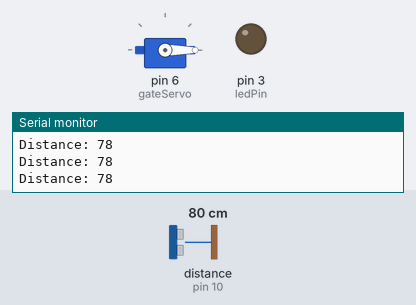
Bench run of a sketch on a simulated Arduino Uno, built with avr-gcc and run on an emulated ATmega328P. On the bench: servo, output pins drawn as LEDs (lit = HIGH), the last lines printed to the serial monitor. Wiring (inferred from the names in the program): ultrasonic range finder: trigger pin 9; echo pin 10. Inputs (shaded band) come from the test bench; at power-on: distance to the obstacle (sensor on pin 10) 80 cm. The echo pulse lasts 58.3 µs per cm; pins used as bus, display or sensor lines are not drawn.

Above: at 1.3 s.
1.4 s: distance to the obstacle (sensor on pin 10) set to 17 cm
2.9 s: distance to the obstacle (sensor on pin 10) set to 14 cm
At 4.2 s:
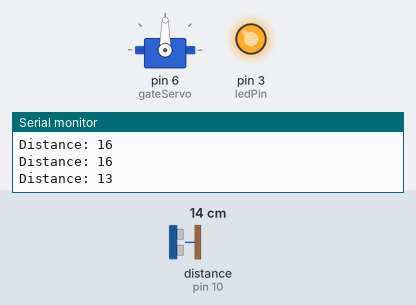
Timing chart, 0 to 10.0 s (numbered marks = the images above; inputs shaded):
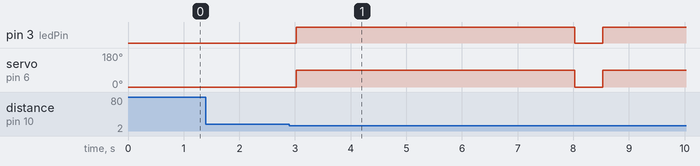

The sketch:

sketch_aug3b.ino
```cpp
#include <Servo.h>

// Define pins
const int trigPin = 9;
const int echoPin = 10;
const int ledPin = 3; // optional LED
const int thresholdDistance = 15; // distance in cm

Servo gateServo;

void setup() {
  Serial.begin(9600);
  pinMode(trigPin, OUTPUT);
  pinMode(echoPin, INPUT);
  pinMode(ledPin, OUTPUT);

  gateServo.attach(6); // Servo connected to pin 6
  gateServo.write(0);  // Start with gate closed
}

void loop() {
  long duration;
  int distance;

  // Send ultrasonic pulse
  digitalWrite(trigPin, LOW);
  delayMicroseconds(2);
  digitalWrite(trigPin, HIGH);
  delayMicroseconds(10);
  digitalWrite(trigPin, LOW);

  // Read echo time
  duration = pulseIn(echoPin, HIGH);

  // Convert to distance (in cm)
  distance = duration * 0.034 / 2;

  Serial.print("Distance: ");
  Serial.println(distance);

  if (distance < thresholdDistance) {
    digitalWrite(ledPin, HIGH);
    gateServo.write(90);  // Open gate
    delay(5000);          // Keep open for 3 seconds
    gateServo.write(0);   // Close gate
    digitalWrite(ledPin, LOW);
  }

  delay(500);
}
```

Measured:
- the behaviour switches between 16 and 15 cm on distance to the obstacle (sensor on pin 10) (found by bisection; images 0 and 1)
- after the input at 2.9 s, pin 3 (ledPin): LOW → HIGH after 0.12 s, → LOW 5.0 s later, → HIGH 0.50 s later; servo on pin 6 (gateServo): 0° → 90° after 0.12 s, → 0° 5.0 s later, → 90° 0.50 s later
